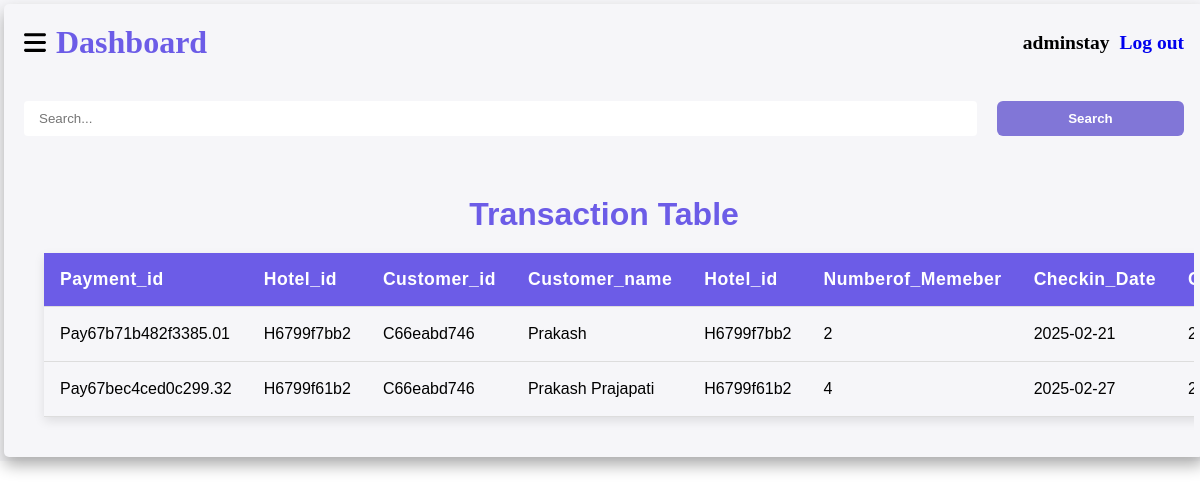
The page /transaction.php (signed in) on the database its author committed.
### tables this page shows
CREATE TABLE `booking_list` (
  `Payment_id` varchar(20) NOT NULL,
  `Room_id` varchar(20) NOT NULL,
  `Customer_id` varchar(20) NOT NULL,
  `Customer_name` varchar(50) NOT NULL,
  `Hotel_id` varchar(30) NOT NULL,
  `Numberof_Memeber` int(11) NOT NULL,
  `Checkin_Date` varchar(20) NOT NULL,
  `Checkout_Date` varchar(20) NOT NULL,
  `Amount` int(11) NOT NULL,
  `Transaction_Date` varchar(30) NOT NULL
);

### transaction.php (the view, shortened to what this page needs)
<!DOCTYPE html>
<html lang="en">
<head>
    <link rel="stylesheet" href="./CSS/index.css">
    <link rel="stylesheet" href="https://cdnjs.cloudflare.com/ajax/libs/font-awesome/6.6.0/css/all.min.css" />
    <link rel="stylesheet" href="./CSS/table.css">
</head>
<body>
    <div class="container">
        <div class="right">
            <div class="navbar">
                <h1 class="name">
                    <img src="./Images/ham.svg" alt="" srcset="" id="hambtn">
                    <span>Dashboard</span>
                </h1>
                <h2 class="uname">
                    <?php
                    if (isset($_SESSION['adminname'])) {
                        echo   "<span>" . $_SESSION['adminname'] . "</span>";
                        echo  "<a href='Process/logout.php'>Log out</a>";
                    } else {
                        header("location:Admin.php");
                    }
                    ?>
                </h2>
            </div>
            <form method="POST">
                <div class="search">
                    <input class="stc" type="text" name="serch" placeholder="Search...">
                    <button class="scbtn" name="serchbtn">Search</button>
                </div>
            </form>
            <?php
            include './Process/cnn.php';
            if (array_key_exists('serchbtn', $_POST)) {
                serchdata();
            } else {
                $data  = mysqli_query($cnn, "Select * from booking_list");
                echo "<div class='table-container'>
                <h1>Transaction Table</h1>
                    <table>
                        <thead>
                            <tr id='data2'>
                            <th>Payment_id </th>
                            <th>Hotel_id</th>
                            <th>Customer_id</th>
                            <th>Customer_name</th>
                            <th>Hotel_id</th>
                            <th>Numberof_Memeber</th>
                            <th>Checkin_Date</th>
                            <th>Checkout_Date</th>
                            <th>Amount</th>
                            <th>Transaction_Date</th>
                            </tr>
                        </thead>";
                while ($d = mysqli_fetch_assoc($data)) {
                    echo "<tbody>
                    <tr>
                    <td><span id='data'>Payment_id :</span>" . $d['Payment_id'] . "</td>
                    <td><span id='data'>Hotel_id :</span>" . $d['Hotel_id'] . "</td>
                    <td><span id='data'>Customer_id :</span>" . $d['Customer_id'] . "</td>
                    <td><span id='data'>Customer_name :</span>" . $d['Customer_name'] . "</td>
                    <td><span id='data'>Hotel_id :</span>" . $d['Hotel_id'] . "</td>
                    <td><span id='data'>Numberof_Memeber :</span>" . $d['Numberof_Memeber'] . "</td>
                    <td><span id='data'>Checkin_Date :</span>" . $d['Checkin_Date'] . "</td>
                    <td><span id='data'>Checkout_Date :</span>" . $d['Checkout_Date'] . "</td>
                    <td><span id='data'>Amount :</span>" . $d['Amount'] . " ₹ </td>
                    <td><span id='data'>Transaction_Date :</span>" . $d['Transaction_Date'] . "</td>
                    </tr>
                </tbody>";
                }
                echo "</table></div>";
            }
            ?>
        </div>
    </div>
</body>
</html>

### CSS/index.css (style rules this page uses)
* { margin: 0; padding: 0; }
.name { display: flex; align-items: center; gap: 10px; margin: 20px; }
#hambtn { width: 22px; }
.container { background-color: #f6f6f9; display: flex; }
.right { width: 100vw; box-shadow: 0 0.5rem 1rem #D4D4D4; }
.right { border-radius: 5px; margin: 4px; box-shadow: 0 0.5rem 1rem #acacac; background-color: #f6f6f9; }
a { text-decoration: none; }
.navbar { cursor: pointer; font-size: 13px; display: flex; align-items: center; justify-content: space-between; }
.uname { margin-right: 20px; gap: 10px; display: flex; }

### CSS/table.css (style rules this page uses)
.table-container { overflow: auto; margin: 10px; padding: 30px; border-radius: 10px; animation: fadeIn 1s ease-in-out; cursor: pointer; font-family: 'Lucida Sans', 'Lucida Sans Regular', 'Lucida Grande', 'Lucida Sans Unicode', Geneva, Verdana, sans-serif; }
h1 { text-align: center; color: #6c5ce7; font-size: 2rem; margin-bottom: 20px; animation: fadeIn 1.5s ease-out; }
table { width: 100%; border-collapse: collapse; margin-top: 20px; animation: fadeIn 1.5s ease-in-out; }
th, td { padding: 16px; text-align: left; border-bottom: 1px solid #ddd; transition: background-color 0.3s ease, transform 0.3s ease; }
th { background-color: #6c5ce7; color: white; font-size: 1.1rem; font-weight: 600; letter-spacing: 0.5px; }
table { box-shadow: 0 4px 10px rgba(0, 0, 0, 0.1); }
.stc { width: 100%; padding: 10px 15px; border-radius: 4px; border: none; }
.scbtn { padding: 6px; cursor: pointer; width: 20%; background: #8176d7; border-radius: 6px; font-weight: bold; border: none; color: white; font-family: 'Trebuchet MS', 'Lucida Sans Unicode', 'Lucida Grande', 'Lucida Sans', Arial, sans-serif; }
.search { gap: 20px; display: flex; justify-content: center; padding: 20px; }

### rows shown on the page
booking_list: Payment_id "Pay67b71b482f3385.01", Hotel "H6799f7bb2", Customer "C66eabd746", Customer_name "Prakash", Numberof_Memeber "2", Checkin_Date "2025-02-21"
booking_list: Payment_id "Pay67bec4ced0c299.32", Hotel "H6799f61b2", Customer "C66eabd746", Customer_name "Prakash Prajapati", Numberof_Memeber "4", Checkin_Date "2025-02-27"

### other values the page prints
$_SESSION['adminname'] "adminstay"
